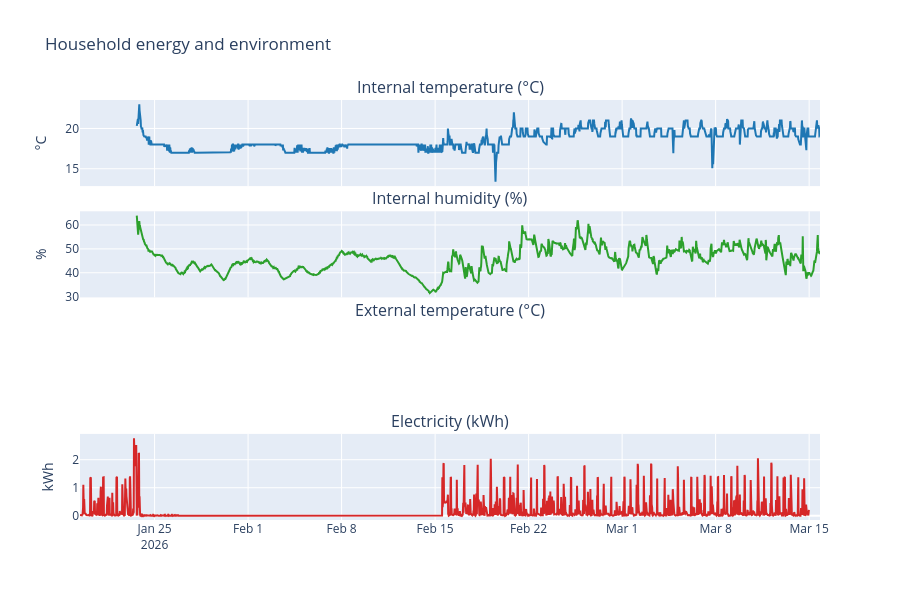

The notebook cell saved with this chart:
### Markdown cell above
### 3. Plot time series (internal temp, humidity, external temp, electricity)

### Code cell
# Plot half-hourly data from data/cleaned/ (internal temp, humidity, external temp, electricity)
import sys
from pathlib import Path
ROOT = Path.cwd().parent if Path.cwd().name == "notebooks" else Path.cwd()
sys.path.insert(0, str(ROOT))

import plotly.graph_objects as go
from plotly.subplots import make_subplots
from config import ELECTRICITY_CSV, HUMIDITY_CSV, TEMPERATURE_CSV, WEATHER_CSV
from data.loaders import load_elec, load_humidity, load_temperature, load_weather
import pandas as pd
from functools import reduce

elec = load_elec(ELECTRICITY_CSV)
hum = load_humidity(HUMIDITY_CSV)
temp = load_temperature(TEMPERATURE_CSV)
weather = load_weather(WEATHER_CSV)
indexes = [s.index for s in [elec, hum, temp] if not s.empty]
if not weather.empty:
    indexes.append(weather.index)
df = None
if indexes:
    idx = reduce(lambda a, b: a.union(b), indexes)
    idx = idx[idx.notna()].drop_duplicates().sort_values()
    df = pd.DataFrame(index=idx)
    if not elec.empty:
        df["elec_kwh"] = elec.reindex(idx)
    if not temp.empty:
        df["internal_temperature_c"] = temp.reindex(idx)
    if not hum.empty:
        df["internal_humidity_pct"] = hum.reindex(idx)
    if not weather.empty and "temperature_celsius" in weather.columns:
        w = weather["temperature_celsius"]
        if not w.index.is_unique:
            w = w.loc[~w.index.duplicated(keep="first")]
        df["temperature_celsius"] = w.reindex(idx)
    df = df.dropna(how="all").sort_index()

if df is None or df.empty:
    print("No data to plot. Run scripts/run_clean_to_halfhourly.py and ensure data/cleaned/ has CSVs.")
else:
    fig = make_subplots(
        rows=4,
        cols=1,
        shared_xaxes=True,
        subplot_titles=(
            "Internal temperature (°C)",
            "Internal humidity (%)",
            "External temperature (°C)",
            "Electricity (kWh)",
        ),
        vertical_spacing=0.06,
    )

    x = df.index

    # Internal temperature
    if "internal_temperature_c" in df.columns:
        fig.add_trace(
            go.Scatter(x=x, y=df["internal_temperature_c"], name="Internal temp", line=dict(color="#1f77b4")),
            row=1,
            col=1,
        )

    # Internal humidity
    if "internal_humidity_pct" in df.columns:
        fig.add_trace(
            go.Scatter(x=x, y=df["internal_humidity_pct"], name="Internal humidity", line=dict(color="#2ca02c")),
            row=2,
            col=1,
        )

    # External temperature (from weather; column name from load_weather)
    if "temperature_celsius" in df.columns:
        fig.add_trace(
            go.Scatter(x=x, y=df["temperature_celsius"], name="External temp", line=dict(color="#ff7f0e")),
            row=3,
            col=1,
        )

    # Electricity usage
    if "elec_kwh" in df.columns:
        fig.add_trace(
            go.Scatter(x=x, y=df["elec_kwh"], name="Elec (kWh)", line=dict(color="#d62728")),
            row=4,
            col=1,
        )

    fig.update_layout(height=600, title_text="Household energy and environment", showlegend=False)
    fig.update_yaxes(title_text="°C", row=1, col=1)
    fig.update_yaxes(title_text="%", row=2, col=1)
    fig.update_yaxes(title_text="°C", row=3, col=1)
    fig.update_yaxes(title_text="kWh", row=4, col=1)
    fig.show()

### Figure 1 — Plotly figure (JSON) as saved in the notebook; plotly's stock layout.template omitted (floating-point values rounded to 4 significant figures; data arrays with more than 128 entries replaced by an {"elided": "..."} marker saying what was removed)
{"data": [{"line": {"color": "#1f77b4"}, "name": "Internal temp", "type": "scatter", "x": {"elided": "2660 str values"}, "xaxis": "x", "y": {"elided": "2660 float values"}, "yaxis": "y"}, {"line": {"color": "#2ca02c"}, "name": "Internal humidity", "type": "scatter", "x": {"elided": "2660 str values"}, "xaxis": "x2", "y": {"elided": "2660 float values"}, "yaxis": "y2"}, {"line": {"color": "#d62728"}, "name": "Elec (kWh)", "type": "scatter", "x": {"elided": "2660 str values"}, "xaxis": "x4", "y": {"elided": "2660 float values"}, "yaxis": "y4"}], "layout": {"annotations": [{"font": {"size": 16}, "showarrow": false, "text": "Internal temperature (°C)", "x": 0.5, "xanchor": "center", "xref": "paper", "y": 1, "yanchor": "bottom", "yref": "paper"}, {"font": {"size": 16}, "showarrow": false, "text": "Internal humidity (%)", "x": 0.5, "xanchor": "center", "xref": "paper", "y": 0.735, "yanchor": "bottom", "yref": "paper"}, {"font": {"size": 16}, "showarrow": false, "text": "External temperature (°C)", "x": 0.5, "xanchor": "center", "xref": "paper", "y": 0.47, "yanchor": "bottom", "yref": "paper"}, {"font": {"size": 16}, "showarrow": false, "text": "Electricity (kWh)", "x": 0.5, "xanchor": "center", "xref": "paper", "y": 0.205, "yanchor": "bottom", "yref": "paper"}], "height": 600, "showlegend": false, "title": {"text": "Household energy and environment"}, "xaxis": {"anchor": "y", "domain": [0, 1], "matches": "x4", "showticklabels": false}, "xaxis2": {"anchor": "y2", "domain": [0, 1], "matches": "x4", "showticklabels": false}, "xaxis3": {"anchor": "y3", "domain": [0, 1], "matches": "x4", "showticklabels": false}, "xaxis4": {"anchor": "y4", "domain": [0, 1]}, "yaxis": {"anchor": "x", "domain": [0.795, 1], "title": {"text": "°C"}}, "yaxis2": {"anchor": "x2", "domain": [0.53, 0.735], "title": {"text": "%"}}, "yaxis3": {"anchor": "x3", "domain": [0.265, 0.47], "title": {"text": "°C"}}, "yaxis4": {"anchor": "x4", "domain": [0, 0.205], "title": {"text": "kWh"}}}}
